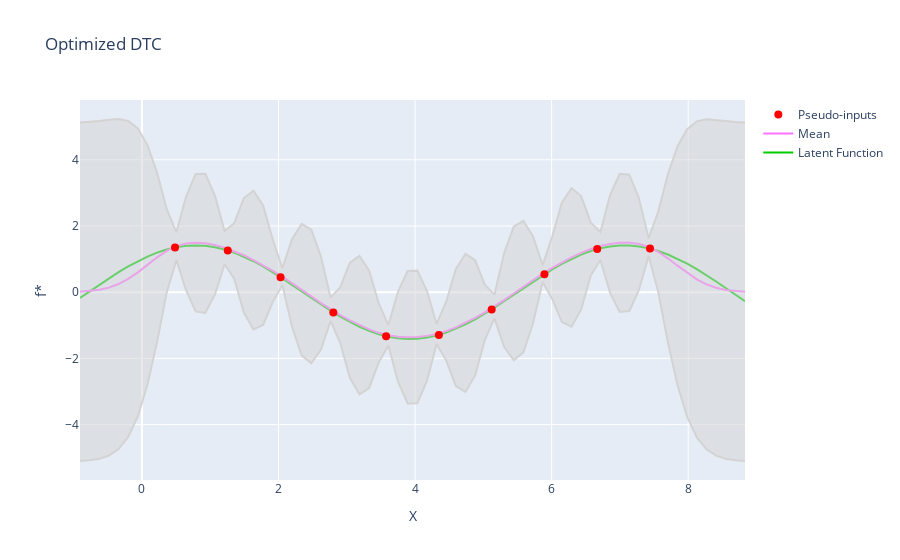

Notebook code for this chart:
### Code cell
model3.optimize(iteration=200, learning_rate=0.01)
mean3_opt, cov3_opt = model3.predict(X_pred.clone())

visualize(X_pred, f, mean3_opt, cov3_opt, p_inputs=model3.pseudo_inputs, title="Optimized DTC")
